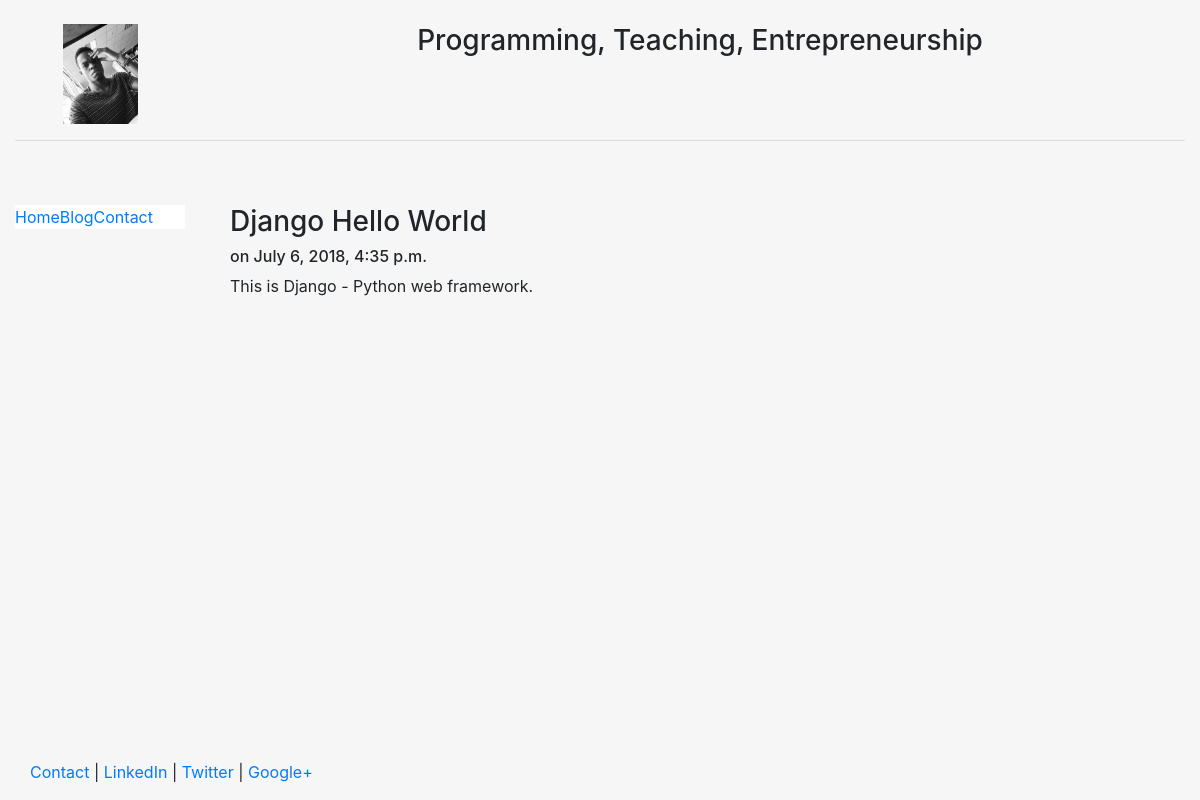
Page /blog/3 on the committed database.
### blog/models.py (models this page shows, shortened)
class Post(models.Model):
    title = models.CharField(max_length=140)
    body = models.TextField()
    date = models.DateTimeField()

### blog/templates/blog/post.html
{% extends "personal/header.html" %} {% block content %}
<h3>{{post.title}}</h3>
<h6>on {{post.date}}</h6>
{{post.body|safe|linebreaks}} {% endblock %}

### personal/templates/personal/Header.html (style rules this page uses)
html, body { height: 100% }

### rows in the picture
Post: title "Django Hello World", date "July 6, 2018, 4:35 p.m.", body "This is Django - Python web framework."
